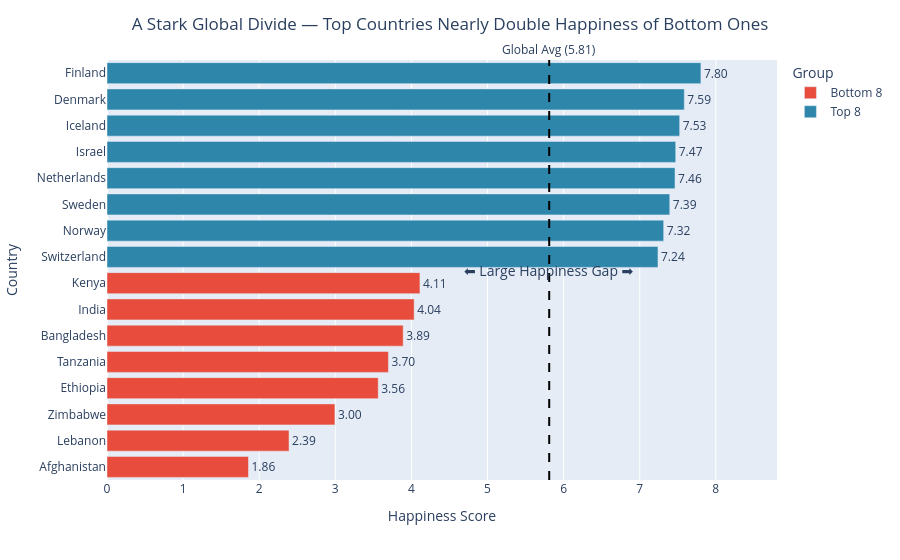

The cell this chart's notebook holds for it:
### Markdown cell above
---
## Task 2 — Bottom vs. Top: A Contrast Story

**What to build:** A bar chart that highlights the **gap between the happiest and least happy countries**, focusing on a specific insight.

**Requirements:**
- Show the **top 8 AND bottom 8 countries** together (16 bars total)
- Use **colour** to distinguish the two groups (not Plotly's default rainbow)
- Add a **visual separator or annotation** that emphasises the gap
- Insight title that tells the story of the gap

**Hint:** Use `pd.concat([df.nlargest(8,'Happiness_Score'), df.nsmallest(8,'Happiness_Score')])` to get both groups.

**Stretch goal:** Add a vertical reference line showing the global average.

### Code cell
# Task 2: Top 8 vs. Bottom 8 contrast
# ------------------------------------

# Step 1: Get top and bottom countries
top8 = df.nlargest(8, 'Happiness_Score').copy()
top8['Group'] = 'Top 8'
bottom8 = df.nsmallest(8, 'Happiness_Score').copy()
bottom8['Group'] = 'Bottom 8'

combined = pd.concat([bottom8, top8]).sort_values('Happiness_Score')
global_avg = df['Happiness_Score'].mean()
print(f"Global average: {global_avg:.2f}")

# Step 2: Build your chart
# YOUR CODE HERE

# Create bar chart
fig = px.bar(
    combined,
    x='Happiness_Score',
    y='Country',
    orientation='h',
    color='Group',
    text='Happiness_Score',
    color_discrete_map={
        'Top 8': '#2E86AB',     # blue (positive)
        'Bottom 8': '#E74C3C'   # red (negative)
    }
)

# Add global average reference line (stretch goal)
fig.add_vline(
    x=global_avg,
    line_dash="dash",
    line_color="black",
    annotation_text=f"Global Avg ({global_avg:.2f})",
    annotation_position="top"
)

# Add visual separator annotation (gap emphasis)
fig.add_annotation(
    x=global_avg,
    y=7.5,  # middle between bottom and top groups
    text="⬅ Large Happiness Gap ➡",
    showarrow=False,
    font=dict(size=14)
)

# Improve layout
fig.update_layout(
    title="A Stark Global Divide — Top Countries Nearly Double Happiness of Bottom Ones",
    xaxis_title="Happiness Score",
    yaxis_title="Country",
    xaxis=dict(range=[0, combined['Happiness_Score'].max() + 1]),
    title_x=0.5,
    legend_title="Group"
)

# Format labels
fig.update_traces(texttemplate='%{text:.2f}', textposition='outside')

# Show plot
fig.show()

### Figure 1 — Plotly figure (JSON) as saved in the notebook; plotly's stock layout.template omitted (floating-point values rounded to 4 significant figures)
{"data": [{"hovertemplate": "Group=Bottom 8<br>Happiness_Score=%{text}<br>Country=%{y}<extra></extra>", "legendgroup": "Bottom 8", "marker": {"color": "#E74C3C", "pattern": {"shape": ""}}, "name": "Bottom 8", "orientation": "h", "showlegend": true, "text": [1.859, 2.392, 2.995, 3.564, 3.698, 3.892, 4.036, 4.112], "textposition": "outside", "texttemplate": "%{text:.2f}", "type": "bar", "x": [1.859, 2.392, 2.995, 3.564, 3.698, 3.892, 4.036, 4.112], "xaxis": "x", "y": ["Afghanistan", "Lebanon", "Zimbabwe", "Ethiopia", "Tanzania", "Bangladesh", "India", "Kenya"], "yaxis": "y"}, {"hovertemplate": "Group=Top 8<br>Happiness_Score=%{text}<br>Country=%{y}<extra></extra>", "legendgroup": "Top 8", "marker": {"color": "#2E86AB", "pattern": {"shape": ""}}, "name": "Top 8", "orientation": "h", "showlegend": true, "text": [7.24, 7.315, 7.395, 7.464, 7.473, 7.525, 7.586, 7.804], "textposition": "outside", "texttemplate": "%{text:.2f}", "type": "bar", "x": [7.24, 7.315, 7.395, 7.464, 7.473, 7.525, 7.586, 7.804], "xaxis": "x", "y": ["Switzerland", "Norway", "Sweden", "Netherlands", "Israel", "Iceland", "Denmark", "Finland"], "yaxis": "y"}], "layout": {"annotations": [{"showarrow": false, "text": "Global Avg (5.81)", "x": 5.811, "xanchor": "center", "xref": "x", "y": 1, "yanchor": "bottom", "yref": "y domain"}, {"font": {"size": 14}, "showarrow": false, "text": "⬅ Large Happiness Gap ➡", "x": 5.811, "y": 7.5}], "barmode": "relative", "legend": {"title": {"text": "Group"}, "tracegroupgap": 0}, "margin": {"t": 60}, "shapes": [{"line": {"color": "black", "dash": "dash"}, "type": "line", "x0": 5.811, "x1": 5.811, "xref": "x", "y0": 0, "y1": 1, "yref": "y domain"}], "title": {"text": "A Stark Global Divide — Top Countries Nearly Double Happiness of Bottom Ones", "x": 0.5}, "xaxis": {"anchor": "y", "domain": [0, 1], "range": [0, 8.804], "title": {"text": "Happiness Score"}}, "yaxis": {"anchor": "x", "domain": [0, 1], "title": {"text": "Country"}}}}
